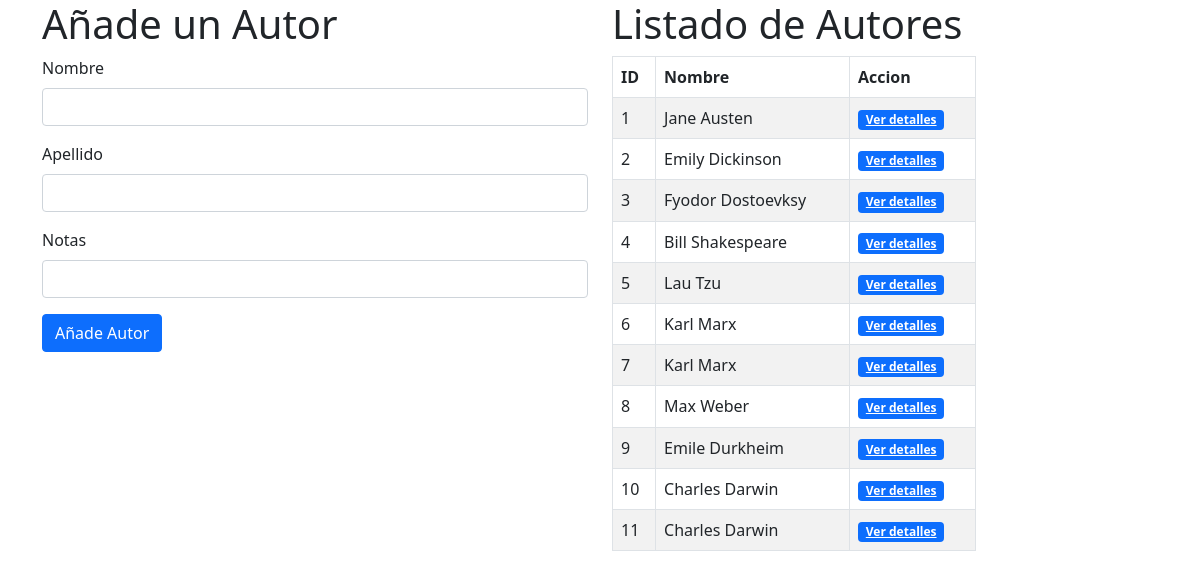
The app's page /authors with its own data.
### books_authors_app/models.py (models this page shows, shortened)
class Author(models.Model):
    first_name = models.CharField(max_length=45, verbose_name="Nombre")
    last_name = models.CharField(max_length=45, verbose_name="Apellido")
    notas = models.TextField(verbose_name="Notas")
    books = models.ManyToManyField(Book, related_name="authors", verbose_name="Libros")
    created_at = models.DateTimeField(auto_now_add=True)
    updated_at = models.DateTimeField(auto_now=True)

### books_authors_app/views.py (the view)
# urls.py: path('authors', views.index2),
def index2(request):
    contexto={
        'authors' : Author.objects.all(),
    }
    return render(request, 'index2.html', contexto)

### books_authors_app/templates/index2.html (shortened to what this page needs)
<!DOCTYPE html>
<html lang="en">
<head>
    {% load static %}
    <link rel="stylesheet" href="{% static 'css/bootstrap.min.css' %}">
</head>
<body>
    <div class="container">
        <div class="row">
            <div class="col-sm-12 col-lg-6">
                <h1>Añade un Autor</h1>
                <form action='crear_autor' method="post">
                    <div class="mb-3">
                        <label for="first_name" class="form-label">Nombre</label>
                        <input type="text" class="form-control" id="first_name" name="first_name">
                    </div>
                    <div class="mb-3">
                        <label for="last_name" class="form-label">Apellido</label>
                        <input type="text" class="form-control" id="last_name" name="last_name">
                    </div>
                    <div class="mb-3">
                        <label for="notas" class="form-label">Notas</label>
                        <input type="text" class="form-control" id="notas" name="notas">
                    </div>
                    <button type="submit" class="btn btn-primary">Añade Autor</button>
                </form>
            </div>
             <div class="col-sm-12 col-lg-6">
                <h1>Listado de Autores</h1>
            <div class="col-8">
                <table class="table table-striped table-bordered">
                    <thead>
                        <tr>
                            <th>ID</th>
                            <th>Nombre</th>
                            <th>Accion</th>
                        </tr>
                    </thead>
                    <tbody>
                        {% for author in authors %}
                            <tr>
                                <td>{{author.id}}</td>
                                <td>{{author.first_name}} {{author.last_name}}</td>
                                <td><a  HREF='/authors/{{author.id}}' class="badge bg-primary" id="{{author.id}}" >Ver detalles</a></td>
                            </tr>
                        {% endfor %}
                    </tbody>
                </table>
            </div>
            </div>
        </div>
     </div>
</body>
</html>

### records on screen
Author: id "1", first_name "Jane", last_name "Austen"
Author: id "2", first_name "Emily", last_name "Dickinson"
Author: id "3", first_name "Fyodor", last_name "Dostoevksy"
Author: id "4", first_name "Bill", last_name "Shakespeare"
Author: id "5", first_name "Lau", last_name "Tzu"
Author: id "6", first_name "Karl", last_name "Marx"
Author: id "7", first_name "Karl", last_name "Marx"
Author: id "8", first_name "Max", last_name "Weber"
Author: id "9", first_name "Emile", last_name "Durkheim"
Author: id "10", first_name "Charles", last_name "Darwin"
Author: id "11", first_name "Charles", last_name "Darwin"
